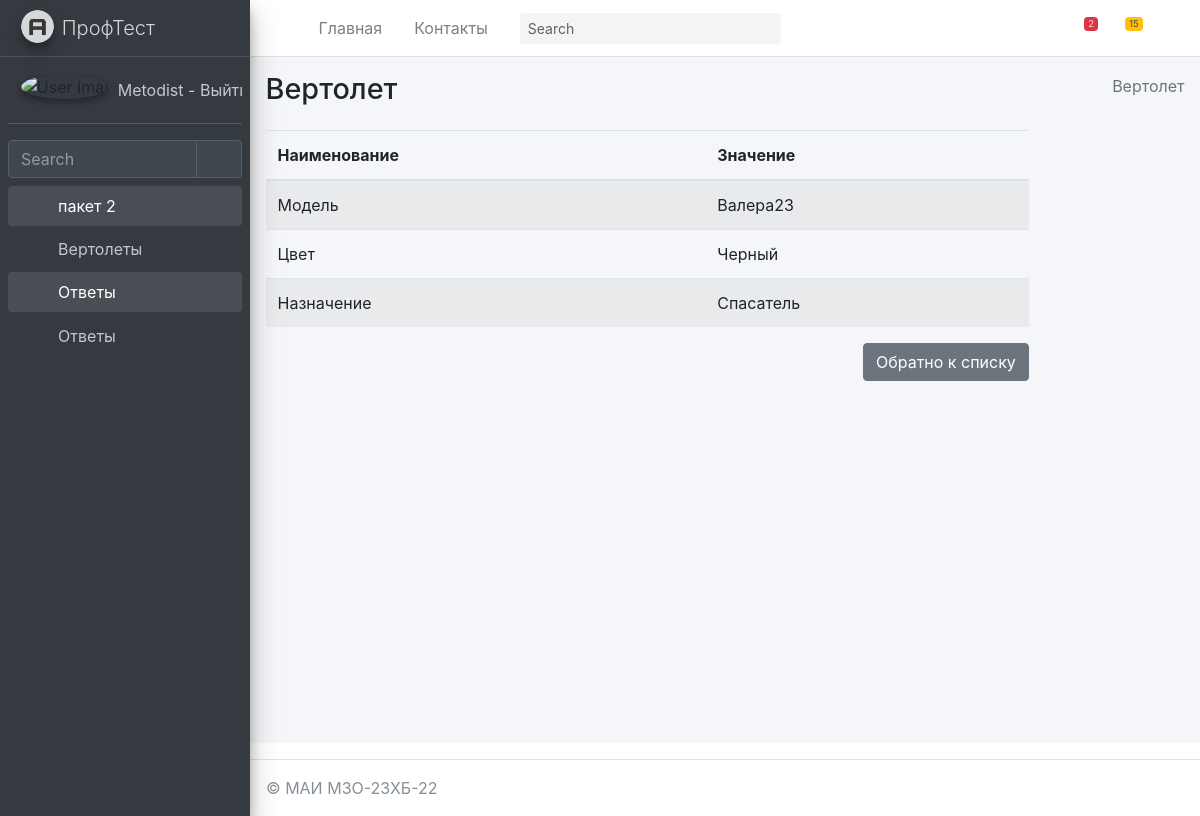
/helicopter/myhelicopter/detail/1/ (signed in), run on the app's committed database.
### mysite/helicopter/models.py (models this page shows, shortened)
class Forlog(models.Model):
    created_at = models.DateTimeField(auto_now_add=True,  verbose_name='Создано')
    updated_at = models.DateTimeField(auto_now=True, verbose_name='Обновлено')
    edesc = models.TextField(blank=True, null=True, verbose_name='Комментарий')
    erem = models.BooleanField(default=False, verbose_name='Удалить?')
    class Meta:
        abstract = True

class MyHelicopter(Forlog):
    name = models.CharField(max_length=255, blank=False, null= False, default="Валера23", verbose_name="Модель")
    color = models.CharField(max_length=255, blank=False, null = False, default="Черный", verbose_name="Цвет")
    nazn = models.CharField(max_length=255, blank=False, null = False, default="Спасатель", verbose_name="Назначение")
    class Meta:
        verbose_name = 'Вертолет'
        verbose_name_plural = 'Вертолеты'
        ordering = ['id']
    def get_fields(self):
        return [(field.name, field.value_to_string(self)) for field in MyHelicopter._meta.fields]

### mysite/helicopter/views.py (the view)
# urls.py: path('myhelicopter/detail/<int:pk>/', MyHelicopterDetail.as_view(), name='MyHelicopterDetail'),
@method_decorator(login_required(login_url='/login/'), name='dispatch')
class MyHelicopterDetail(DetailView):
	model = MyHelicopter
	context_object_name = 'myhelicopter_one'
	success_url = '/helicopter/myhelicopter/'
	def get_context_data(self, *, object_list=None, **kwargs):
		context = super(MyHelicopterDetail,self).get_context_data(**kwargs)
		context['sometry'] = self.model._meta.verbose_name
		context['slovar'] = {'name','color'}
		context['secslovar'] = {'nazn'}
		context['hidenslovar'] = {'id'}
		context['dopslovar'] = {'created_at','erem','edesc','updated_at'}
		context['model'] = self.model
		return context

### mysite/helicopter/templatetags/helicopter_tags.py (called while the page is built)
@register.filter(name='nonefortext')
def nonefortext(fieldvalue):
    return fieldvalue if fieldvalue and fieldvalue != "NULL" and fieldvalue != "None" and fieldvalue != ""  else "Не указано"

@register.simple_tag
def field_name(value, field):
    if hasattr(value, 'model'):
        value = value.model
    return value._meta.get_field(field).verbose_name

@register.simple_tag
def my_comeback():
    return "Обратно к списку"

### mysite/helicopter/templates/helicopter/myhelicopter_detail.html
{% extends 'helicopter/base.html' %}
{% load helicopter_tags %}
{% block content %}
    <div class="content-wrapper">
    {% block sidebar %}
        {% include 'helicopter/includes/_breadcrumb.html' %}
    {% endblock %}
        <section class="content">
            <div class="col-md-10">
                <table class="table table-striped">
                    <thead>
                    <tr>
                        <th scope="col">Наименование</th>
                        <th scope="col">Значение</th>
                    </tr>
                    </thead>
                    <tbody>
                    {% for name, value in myhelicopter_one.get_fields %}
                        {% if name in slovar %}
                            <tr>
                                <td>
                                    {% field_name myhelicopter_one name %}
                                </td>
                                <td>
                                    {{ value |  nonefortext }}
                                </td>
                            </tr>
                        {% endif %}
                     {% if name in secslovar %}
                            <tr>
                                <td>
                                    {% field_name myhelicopter_one name %}
                                </td>
                                <td>
                                    {{ value |  nonefortext }}
                                </td>
                            </tr>
                        {% endif %}
                    {% endfor %}
                    </tbody>
                </table>
            <a href="{% url 'helicopter:MyHelicopter' %}" class="btn btn-secondary float-right">
                {% my_comeback %}</a>
            </div>
        </section>
    </div>
{% endblock content %}

### mysite/templates/includes/full_sidebar.html
<aside class="main-sidebar sidebar-dark-primary elevation-4">
    <a href="/" class="brand-link">
        <img src="{{ ASSETS_ROOT }}/img/AdminLTELogo.png" alt="AdminLTE Logo" class="brand-image img-circle elevation-3"
             style="opacity: .8">
        <span class="brand-text font-weight-light">ПрофТест</span>
    </a>
    <div class="sidebar">
        <div class="user-panel mt-3 pb-3 mb-3 d-flex">
            <div class="image">
                <img src="{{ ASSETS_ROOT }}/img/user2-160x160.jpg" class="img-circle elevation-2" alt="User Image">
            </div>
            <div class="info">
                <a href="{% url 'logout' %}" class="d-block">
                    {{ request.user.username }} - Выйти2
                </a>
            </div>
        </div>
        <div class="form-inline">
            <div class="input-group" data-widget="sidebar-search">
                <input class="form-control form-control-sidebar" type="search" placeholder="Search" aria-label="Search">
                <div class="input-group-append">
                    <button class="btn btn-sidebar">
                        <i class="fas fa-search fa-fw"></i>
                    </button>
                </div>
            </div>
        </div>
        <nav class="mt-2">
            <ul class="nav nav-pills nav-sidebar flex-column" data-widget="treeview" role="menu" data-accordion="false">
                {% for item1 in SIDEBAR %}
                    <li class="nav-item {% if 'children' in item1 %} has-treeview menu-is-opening menu-open {% endif %}">
                    <a href="{% if 'children' in item1 %}#{% else %}{{ item1.url }}{% endif %}" class="nav-link">
                        <i class="nav-icon fas fa-circle {{ item1.color }}"></i>
                        <p>
                            {{ item1.name }}
                            {% if 'children' in item1 %}<i class="right fas fa-angle-left"></i>{% endif %}
                        </p>
                    </a>
                    <ul class="nav nav-treeview">
                    {% if 'children' in item1 %}
                        {% for item2 in item1.children %}
                            <li class="nav-item">
                                <a href="{{ item2.url }}" class="nav-link">
                                    <i class="far fa-circle nav-icon"></i>
                                    <p>{{ item2.name }}</p>
                                </a>
                            </li>
                        {% endfor %}
                    {% endif %}
                    </ul>
                    </li>
                {% endfor %}
            </ul>
        </nav>
    </div>
</aside>

### data on the page
MyHelicopter: name "Валера23" "Черный", nazn "Спасатель"

### other printed values
{{ request.user.username }} "Metodist"
{{ item1.name }} "пакет 2" "Ответы"
{{ item2.name }} "Вертолеты" "Ответы"
{{ sometry }} "Вертолет"
